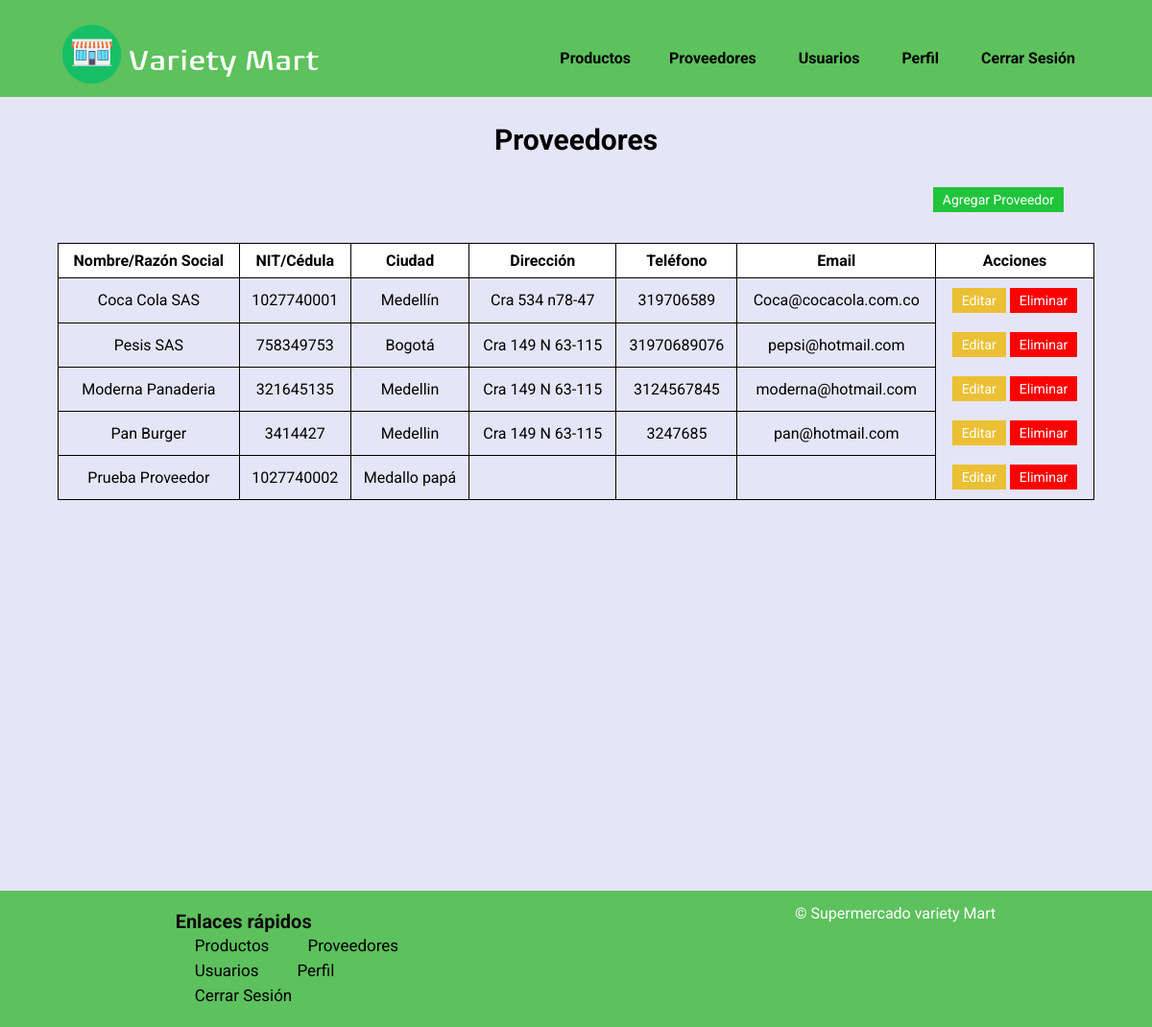
The app's page /vista/proveedor/proveedor.php (signed in) with its own data.
### tables this page shows
CREATE TABLE `proveedores` (
  `codigo` int(11) NOT NULL,
  `identificacion` bigint(20) NOT NULL,
  `nombre` varchar(100) NOT NULL,
  `ciudad` varchar(100) DEFAULT NULL,
  `direccion` varchar(100) DEFAULT NULL,
  `telefono` varchar(20) DEFAULT NULL,
  `email` varchar(100) DEFAULT NULL
);

### controlador/ControlProveedores.php (called while the page is built, shortened)
<?php
Class ControlProveedores{
    function consultarTodos(){
        $comandoSql="select * from proveedores";
        $objControlConexion=new ControlConexion();
        $objControlConexion->abrirBd("localhost", "root", "","varietymart");
        $recordSet=$objControlConexion->ejecutarSelect($comandoSql);
        return $recordSet;
    }
}
?>

### controlador/ControlConexion.php (called while the page is built, shortened)
<?php
class ControlConexion{
	var $conn;
	function __construct(){
		$this->conn=null;
	}
    function abrirBd($servidor, $usuario, $password,$db){
    	try	{
			$this->conn = new mysqli($servidor, $usuario, $password, $db);
      	}
      	catch (Exception $e){
          	echo "ERROR AL | AL SERVIDOR ".$e->getMessage()."\n";
      	}
    }
	function ejecutarSelect($sql) {
			try	{
				$recordSet=$this->conn->query($sql);
				}
			catch (Exception $e) {
					echo " ERROR: ". $e->getMessage()."\n";
			  }
		return $recordSet;
			}
}
?>

### vista/proveedor/proveedor.php (the view, shortened to what this page needs)
<?php
if(isset($_SESSION["iniciarSesion"]) && $_SESSION["iniciarSesion"] == "ok" && ($_SESSION["rolUsuario"] == 0 || $_SESSION["rolUsuario"] == 1)){
    $rutaFooter = "../layout/footer2.php";
    $rutaHeader = "../layout/header2.php";
    require_once '../../controlador/ControlProveedores.php';
    require_once '../../controlador/ControlConexion.php';
    $objModeloProveedores = new ModeloProveedores("", "", "", "", "", "", "");
    $objControlProveedores = new ControlProveedores($objModeloProveedores);
    $datos = $objControlProveedores  -> consultarTodos();
echo '<!DOCTYPE html>
<html lang="en">
<head>
    <meta charset="UTF-8">
    <meta name="viewport" content="width=device-width, initial-scale=1.0">
    <link rel="stylesheet" href="../../assents/css/estilo.css">
    <link rel="stylesheet" href="../../assents/css/footer.css">
    <link rel="stylesheet" href="../../assents/css/proveedor.css">
    <link rel="icon" href="../../assents/img/store.png">
    <title>Proveedores</title>
</head>
<body>';
if (file_exists($rutaHeader)) {
    include $rutaHeader;
}
echo '<?php include "../layout/header2.php" ?>
 <div class="container">
    <h1>Proveedores</h1>
    <div class="agregar">
        <a href="../proveedor/agregarproveedor.php" class="edit-add">Agregar Proveedor</a>
    </div>
    <table>
        <tr>
            <th>Nombre/Razón Social</th>
            <th>NIT/Cédula</th>
            <th>Ciudad</th>
            <th>Dirección</th>
            <th>Teléfono</th>
            <th>Email</th>
            <th>Acciones</th>
        </tr>';
    while($row = $datos->fetch_assoc()){
        echo'<tr>
                <td>'.$row["nombre"].'</td>
                <td>'.$row["identificacion"].'</td>
                <td>'.$row["ciudad"].'</td>
                <td>'.$row["direccion"].'</td>
                <td>'.$row["telefono"].'</td>
                <td>'.$row["email"].'</td>
                <td class="acciones">
                    <a href="editarproveedor.php?codigo='.$row["codigo"].'" class="edit-button">Editar</a>
                     <a href="procesarEliminarproveedor.php?codigo='.$row["codigo"].'" class="edit-delete">Eliminar</a>
                </td>
            </tr>';
       }
    echo '</table>
</div>
<script src="../../assents/js/confirmacion.js"></script>';
if (file_exists($rutaFooter)) {
    include $rutaFooter;
}
echo '</body>
</html>';
}else{
    echo '<script>
    window.location = "../../index.php";
    </script>';
}
?>

### assents/css/estilo.css (style rules this page uses)
* { margin: 0; padding: 0; font-family: 'Roboto', sans-serif; }
body { background-color: #e5e5f7; background-image: radial-gradient(#b0b2e1 0.5px, transparent 0.5px), radial-gradient(#b0b2e1 0.5px, #e5e5f7 0.5px); }
a { color: black; text-decoration: none; }
h1 { color: white; font-size: 30px; }
.acciones { display: flex; justify-content: center; }
.agregar { width: 85%; display: flex; justify-content: end; }
.edit-button { background-color: #ebc035; color: white; padding: 5px 10px; text-decoration: none; display: inline-block; font-size: 14px; margin: 2px; }
.edit-delete { cursor: pointer; background-color: #ff0000; color: white; padding: 5px 10px; text-decoration: none; display: inline-block; font-size: 14px; margin: 2px; border: 0px; }
.edit-add { background-color: #20c43b; color: white; padding: 5px 10px; text-decoration: none; display: inline-block; font-size: 14px; margin: 2px; }

### assents/css/proveedor.css (style rules this page uses)
body { text-align: center; }
h1 { font-size: 30px; color: rgb(0, 0, 0); }
table { width: 90%; margin: 0 auto; border-collapse: collapse; }
table, th, td { border: 1px solid black; }
th, td { padding: 8px; }
th { background-color: #ffffff; }
.container { margin-top: 8em; display: flex; flex-direction: column; align-items: center; height: 100vh; }
.acciones { display: flex; justify-content: center; border: 0px; }
.agregar { width: 85%; margin: 30px 0; display: flex; justify-content: end; }
.edit-button { background-color: #ebc035; color: white; padding: 5px 10px; text-decoration: none; display: inline-block; font-size: 14px; margin: 2px; }
.edit-delete { cursor: pointer; background-color: #ff0000; color: white; padding: 5px 10px; text-decoration: none; display: inline-block; font-size: 14px; margin: 2px; border: 0px; }
.edit-add { background-color: #20c43b; color: white; padding: 5px 10px; text-decoration: none; display: inline-block; font-size: 14px; margin: 2px; }

### records on screen
proveedores: nombre "Coca Cola SAS", identificacion "1027740001", ciudad "Medellín", direccion "Cra 534 n78-47", telefono "319706589", email "Coca@cocacola.com.co"
proveedores: nombre "Pesis SAS", identificacion "758349753", ciudad "Bogotá", direccion "Cra 149 N 63-115", telefono "31970689076", email "pepsi@hotmail.com"
proveedores: nombre "Moderna Panaderia", identificacion "321645135", ciudad "Medellin", direccion "Cra 149 N 63-115", telefono "3124567845", email "moderna@hotmail.com"
proveedores: nombre "Pan Burger", identificacion "3414427", ciudad "Medellin", direccion "Cra 149 N 63-115", telefono "3247685", email "pan@hotmail.com"
proveedores: nombre "Prueba Proveedor", identificacion "1027740002", ciudad "Medallo papá"
